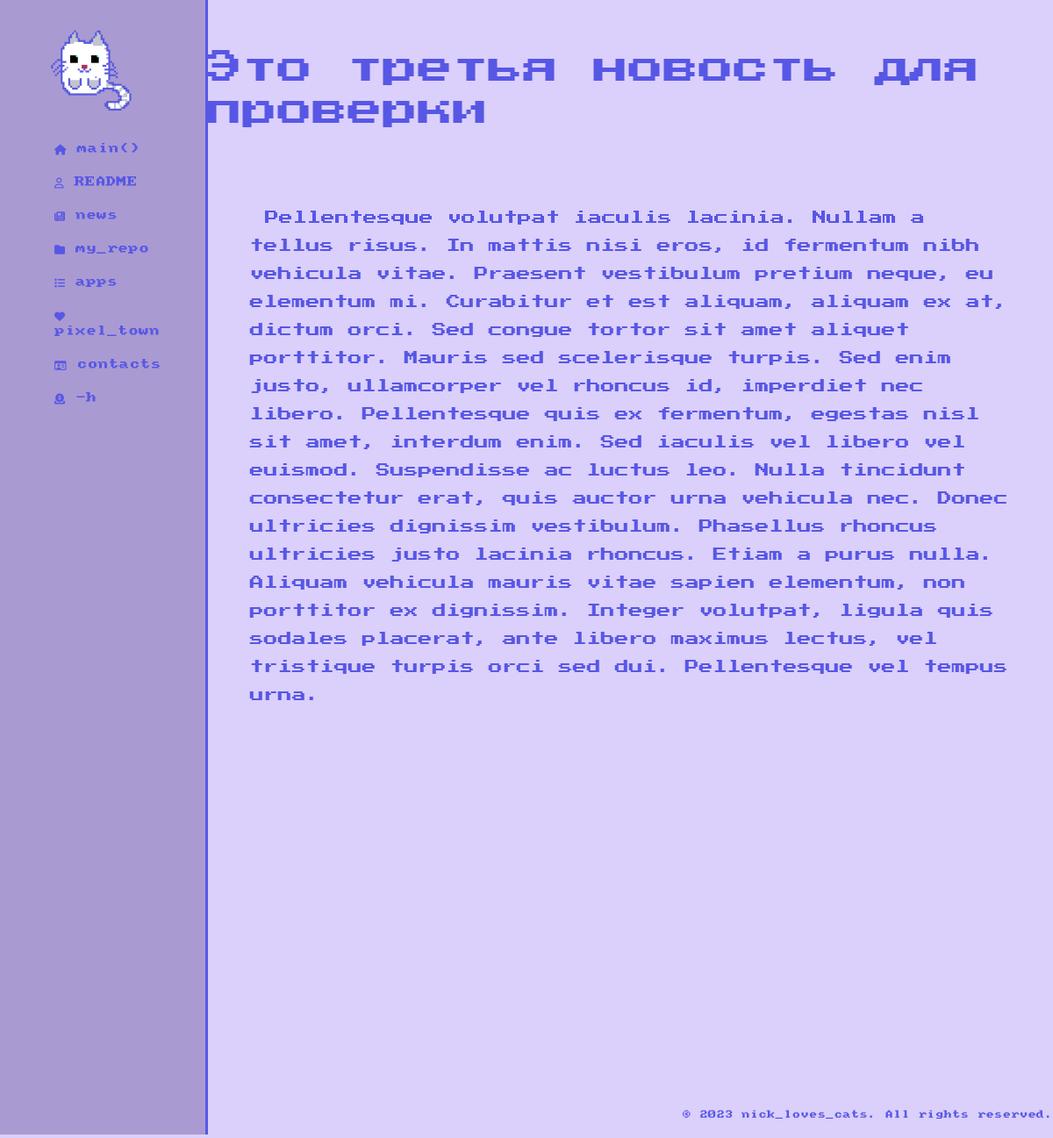
/news/6, run on the app's committed database.
### news/models.py (models this page shows, shortened)
class Articles(models.Model):
    title = models.CharField('Название', max_length=50)
    intro = models.CharField('Анонс', max_length=250)
    text = models.TextField('Текст новости')
    date = models.DateTimeField('Дата публикации')
    class Meta:
        verbose_name = 'Новость'
        verbose_name_plural = 'Новости'

### news/views.py (the view)
# urls.py: path('<int:pk>', views.NewsDetailView.as_view(), name='news_detail')
class NewsDetailView(DetailView):
    model = Articles
    template_name = 'news/detail_view.html'
    context_object_name = 'article'

### news/templates/news/detail_view.html (shortened to what this page needs)
{% load static %}
<!doctype html>
<html lang="ru">
<head>
    <link rel="stylesheet" href="https://cdn.jsdelivr.net/npm/bootstrap@5.2.3/dist/css/bootstrap.min.css">
    <link rel="stylesheet" href="{% static 'main/css/news.css' %}">
</head>
<body>
    <div class="right">
        <aside>
            <img src="{% static 'main/img/cat_gif.gif' %}" alt="Лого">
            <ul>
                <a href="{% url 'home' %}"><li><i class="fa-solid fa-house fa-beat-fade"></i> main()</li></a>
                <a href="{% url 'about_me' %}"><li><i class="fa-regular fa-user fa-beat-fade"></i> README</li></a>
                <a href="{% url 'news_home' %}"><li><i class="fa-solid fa-newspaper fa-beat-fade"></i> news</li></a>
                <a href="{% url 'about_me' %}"><li><i class="fa-solid fa-folder fa-beat-fade"></i> my_repo</li></a>
                <a href="{% url 'about_me' %}"><li><i class="fa-solid fa-list fa-beat-fade"></i> apps</li></a>
                <a href="{% url 'pixel_town' %}"><li><i class="fa-solid fa-heart fa-beat"></i> pixel_town</li></a>
                <a href="{% url 'contact_page' %}"><li><i class="fa-regular fa-id-card fa-beat-fade"></i> contacts</li></a>
                <a href="{% url 'help_me' %}"><li><i class="fa-solid fa-circle-dollar-to-slot fa-beat-fade"></i> -h</li></a>
            </ul>
        </aside>
        <main>
            <div class="news_name">
                <h1>{{ article.title }}</h1>
            </div>
            <div class="cont_description">
                <p id="news_description">{{ article.text }}</p>
             </div>
            <div id="blank_space"></div>
            <div id="blank_space"></div>
            <div id="blank_space"></div>
            <footer class="page_end">
                        <p>
                            © 2023 nick_loves_cats. All rights reserved.
                        </p>
                </footer>
        </main>
    </div>
</body>
</html>

### main/static/main/css/news.css (style rules this page uses)
html { height: max-content; position: relative; }
body { display: inline-block; background-color: #dbcffb; margin: 0; padding: 0; height: max-content; width: 100%; }
.right { display: flex; height: 100%; }
aside { float: left; background-color: #aa9ad2; width: 20%; padding: 0 2.5% 2.5% 2.5%; color: #5757e5; border-right: 3px solid #5757e5; }
aside img { margin-right: 10%; width: 80%; float: left; }
aside ul { list-style: none; float: left; position: sticky; top: 20px; }
aside ul li { color: #5757e5; display: block; margin-top: 20px; font-family: "amstrad"; font-size: 1vw; transition: transform .6s ease; }
main { position: relative; display: flex; flex-direction: column; height: 100%; width: 100%; flex-shrink: 10; }
.cont_description { float: left; color: #5757e5; margin: 4vh 5% 4vh; font-family: "amstrad"; font-family: "rus_amstrad"; }
.news_name { display: block; margin: 5% auto; color: #5757e5; font-family: "amstrad", "rus_amstrad"; font-size: 1.5vw; }
#news_description { line-height: 4vh; text-indent: 2%; }
#blank_space { height: 100px; margin-top: 2%; }
footer { float: right; color: #5757e5; margin-top: 5%; }
footer p { font-family: amstrad; text-align: right ; font-size: 0.8vw }

### news/templates/news/detail_view.html (style rules this page uses)
a { text-decoration: none; }

### data on the page
Articles: title "Это третья новость для проверки", text "Pellentesque volutpat iaculis lacinia. Nullam a tellus risus. In mattis nisi eros, id fermentum nibh vehicula vitae. Praesent vestibulum pretium neque, eu elementum mi. Curabitur et est aliquam, aliquam ex at, dictum orci. Sed congue tortor sit amet aliquet porttitor. Mauris sed scelerisque turpis. Sed enim justo, ullamcorper vel rhoncus id, imperdiet nec libero. Pellentesque quis ex fermentum, egestas nisl sit amet, interdum enim. Sed iaculis vel libero vel euismod. Suspendisse ac luctus leo. Nulla tincidunt consectetur erat, quis auctor urna vehicula nec. Donec ultricies dignissim vestibulum. Phasellus rhoncus ultricies justo lacinia rhoncus. Etiam a purus nulla. Aliquam vehicula mauris…"
